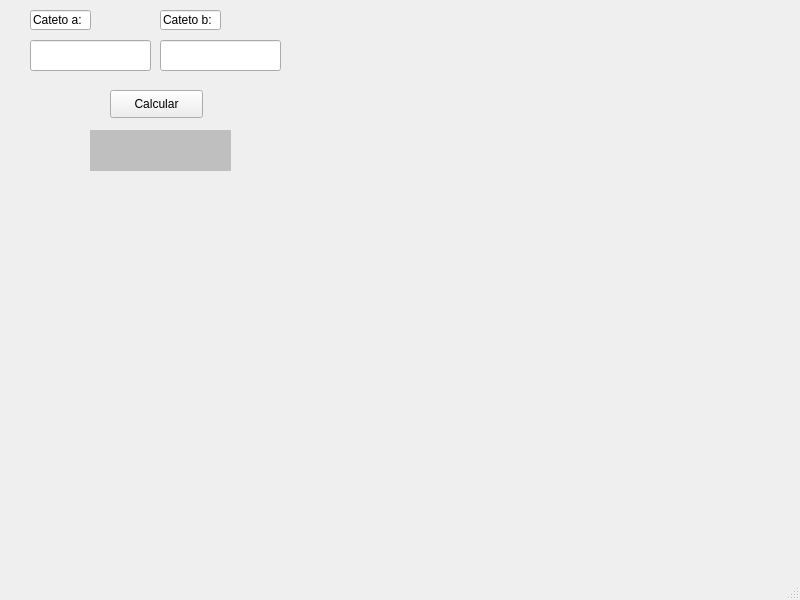
<?xml version="1.0" encoding="UTF-8"?>
<ui version="4.0">
 <class>MainWindow</class>
 <widget class="QMainWindow" name="MainWindow">
  <property name="geometry">
   <rect>
    <x>0</x>
    <y>0</y>
    <width>800</width>
    <height>600</height>
   </rect>
  </property>
  <property name="windowTitle">
   <string>MainWindow</string>
  </property>
  <widget class="QWidget" name="centralwidget">
   <widget class="QLineEdit" name="inputCatetoA">
    <property name="geometry">
     <rect>
      <x>30</x>
      <y>40</y>
      <width>121</width>
      <height>31</height>
     </rect>
    </property>
   </widget>
   <widget class="QLineEdit" name="inputCatetoB">
    <property name="geometry">
     <rect>
      <x>160</x>
      <y>40</y>
      <width>121</width>
      <height>31</height>
     </rect>
    </property>
   </widget>
   <widget class="QLineEdit" name="erth">
    <property name="geometry">
     <rect>
      <x>30</x>
      <y>10</y>
      <width>61</width>
      <height>20</height>
     </rect>
    </property>
    <property name="text">
     <string>Cateto a:</string>
    </property>
   </widget>
   <widget class="QLineEdit" name="rhh6">
    <property name="geometry">
     <rect>
      <x>160</x>
      <y>10</y>
      <width>61</width>
      <height>20</height>
     </rect>
    </property>
    <property name="text">
     <string>Cateto b:</string>
    </property>
   </widget>
   <widget class="QPushButton" name="btnCalcular">
    <property name="geometry">
     <rect>
      <x>110</x>
      <y>90</y>
      <width>93</width>
      <height>28</height>
     </rect>
    </property>
    <property name="text">
     <string>Calcular</string>
    </property>
   </widget>
   <widget class="QLabel" name="labelResultado">
    <property name="geometry">
     <rect>
      <x>90</x>
      <y>130</y>
      <width>141</width>
      <height>41</height>
     </rect>
    </property>
    <property name="styleSheet">
     <string notr="true">background-color: rgb(191, 191, 191);</string>
    </property>
    <property name="text">
     <string/>
    </property>
   </widget>
  </widget>
  <widget class="QMenuBar" name="menubar">
   <property name="geometry">
    <rect>
     <x>0</x>
     <y>0</y>
     <width>800</width>
     <height>26</height>
    </rect>
   </property>
  </widget>
  <widget class="QStatusBar" name="statusbar"/>
 </widget>
 <resources/>
 <connections/>
</ui>
